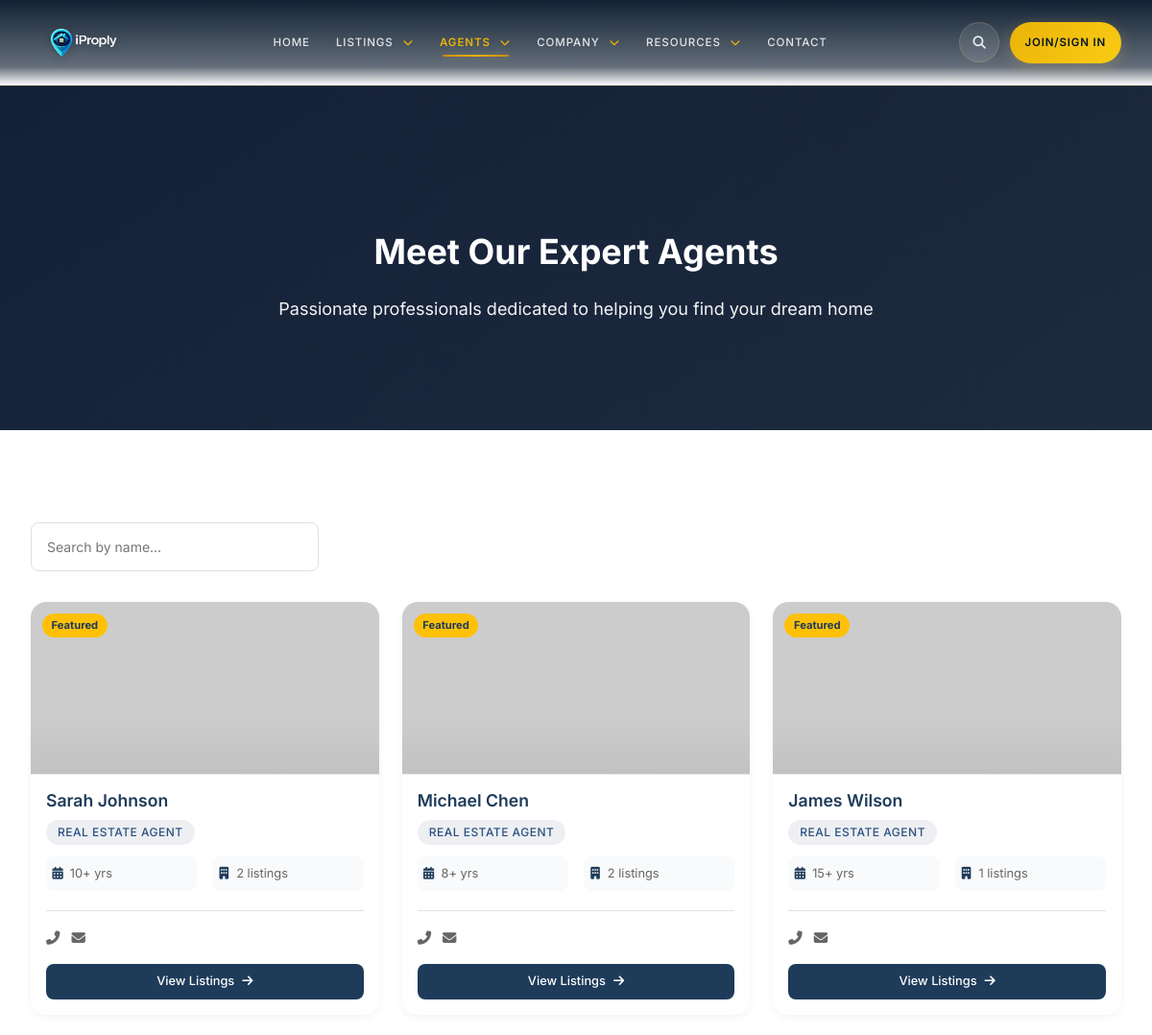
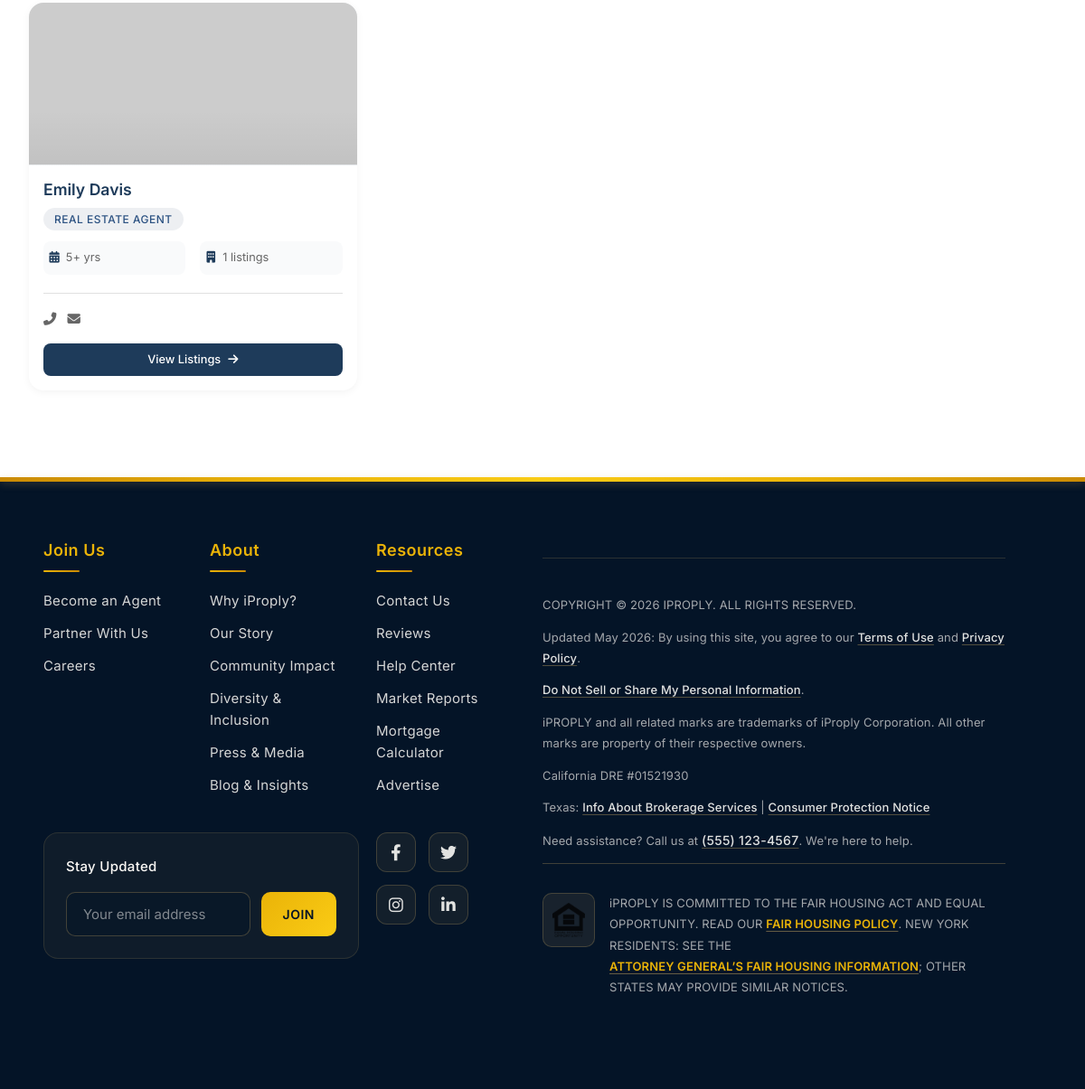
Screenshot of /agents.php with the database file from the repository (2 pictures, top to bottom).
### tables this page shows
CREATE TABLE agents (
    id INT AUTO_INCREMENT PRIMARY KEY,
    username VARCHAR(100) NOT NULL UNIQUE,
    email VARCHAR(255) NOT NULL UNIQUE,
    password VARCHAR(255) NOT NULL,
    first_name VARCHAR(100) NOT NULL,
    last_name VARCHAR(100) NOT NULL,
    phone VARCHAR(50),
    mobile VARCHAR(50),
    license_number VARCHAR(100),
    bio TEXT,
    avatar VARCHAR(255),
    address TEXT,
    city VARCHAR(100),
    state VARCHAR(50),
    zip_code VARCHAR(20),
    website VARCHAR(255),
    facebook VARCHAR(255),
    twitter VARCHAR(255),
    instagram VARCHAR(255),
    linkedin VARCHAR(255),
    years_experience INT DEFAULT 0,
    specialties TEXT,
    status ENUM('active', 'inactive', 'pending', 'suspended') DEFAULT 'pending',
    is_featured TINYINT(1) DEFAULT 0,
    email_notifications TINYINT(1) DEFAULT 1,
    last_login DATETIME,
    created_at TIMESTAMP DEFAULT CURRENT_TIMESTAMP,
    updated_at TIMESTAMP DEFAULT CURRENT_TIMESTAMP ON UPDATE CURRENT_TIMESTAMP
);

CREATE TABLE pages (
    id INT AUTO_INCREMENT PRIMARY KEY,
    title VARCHAR(255) NOT NULL,
    slug VARCHAR(255) NOT NULL UNIQUE,
    content LONGTEXT NOT NULL,
    status ENUM('draft', 'published') DEFAULT 'draft',
    published_at DATETIME NULL,
    meta_title VARCHAR(255) NULL,
    meta_description TEXT NULL,
    meta_keywords TEXT NULL,
    show_in_footer TINYINT(1) NOT NULL DEFAULT 0,
    footer_section VARCHAR(50) NULL,
    footer_order INT NOT NULL DEFAULT 0,
    created_by INT NULL,
    updated_by INT NULL,
    created_at TIMESTAMP DEFAULT CURRENT_TIMESTAMP,
    updated_at TIMESTAMP DEFAULT CURRENT_TIMESTAMP ON UPDATE CURRENT_TIMESTAMP,
    FOREIGN KEY (created_by) REFERENCES admins(id) ON DELETE SET NULL,
    FOREIGN KEY (updated_by) REFERENCES admins(id) ON DELETE SET NULL
);

CREATE TABLE site_settings (
    id INT AUTO_INCREMENT PRIMARY KEY,
    site_name VARCHAR(255) NOT NULL DEFAULT 'iProply',
    site_tagline VARCHAR(500) DEFAULT 'Find Your Dream Home Today',
    site_email VARCHAR(255) DEFAULT 'info@iproply.com',
    site_phone VARCHAR(50) DEFAULT '(555) 123-4567',
    site_address TEXT,
    site_logo VARCHAR(255),
    smtp_host VARCHAR(255),
    smtp_port INT DEFAULT 587,
    smtp_username VARCHAR(255),
    smtp_password VARCHAR(255),
    smtp_encryption VARCHAR(20) DEFAULT 'tls',
    facebook_url VARCHAR(500),
    twitter_url VARCHAR(500),
    instagram_url VARCHAR(500),
    linkedin_url VARCHAR(500),
    meta_title VARCHAR(255),
    meta_description TEXT,
    meta_keywords TEXT,
    created_at TIMESTAMP DEFAULT CURRENT_TIMESTAMP,
    updated_at TIMESTAMP DEFAULT CURRENT_TIMESTAMP ON UPDATE CURRENT_TIMESTAMP
);

### agents.php (the view, shortened to what the rows shown need)
<?php
require_once 'config/config.php';
require_once 'includes/Database.php';
$db = Database::getInstance();
$agents = $db->select('agents', '*', 'status = :status', ['status' => 'active'], 'is_featured DESC, created_at DESC');
include 'partials/header.php';
?>
<header class="page-header">
    <div class="container">
        <h1>Meet Our Expert Agents</h1>
    </div>
</header>
<section class="section">
    <div class="container">
        <?php if (empty($agents)): ?>
            <div class="empty-state">
                <i class="fas fa-users-slash"></i>
                <h3>No agents found</h3>
                <p>Check back later for our agent listings</p>
            </div>
        <?php else: ?>
            <div class="agents-grid compact" id="agentsGrid">
                <?php foreach ($agents as $agent):
                    $fullName = sanitize($agent['first_name'] . ' ' . $agent['last_name']);
                    $avatar = $agent['avatar'] ? UPLOAD_URL . 'agents/' . $agent['avatar'] : 'https://ui-avatars.com/api/?name=' . urlencode($fullName) . '&background=1e3b5a&color=fff&size=400&bold=true';
                    $propertyCount = $db->count('properties', 'agent_id = :agent_id AND property_status = :status', [
                        'agent_id' => $agent['id'],
                        'status' => 'active'
                    ]);
                ?>
                    <div class="agent-card" data-agent-name="<?php echo strtolower($fullName); ?>">
                        <div class="agent-card-inner">
                            <div class="agent-card-image">
                                <img src="<?php echo $avatar; ?>" alt="<?php echo $fullName; ?>" loading="lazy">
                                <?php if ($agent['is_featured']): ?>
                                    <span class="featured-badge">Featured</span>
                                <?php endif; ?>
                            </div>
                            <div class="agent-card-content">
                                <h3><?php echo $fullName; ?></h3>
                                <p class="agent-title">Real Estate Agent</p>
                                <div class="agent-stats-row">
                                    <?php if ($agent['years_experience']): ?>
                                        <div class="agent-stat">
                                            <i class="fas fa-calendar-alt"></i>
                                            <span><?php echo $agent['years_experience']; ?>+ yrs</span>
                                        </div>
                                    <?php endif; ?>
                                    <div class="agent-stat">
                                        <i class="fas fa-building"></i>
                                        <span><?php echo $propertyCount; ?> listings</span>
                                    </div>
                                </div>
                                <div class="agent-contact-row">
                                    <?php if ($agent['phone']): ?>
                                        <a href="tel:<?php echo preg_replace('/[^0-9]/', '', $agent['phone']); ?>" class="contact-link" title="Call">
                                            <i class="fas fa-phone-alt"></i>
                                        </a>
                                    <?php endif; ?>
                                    <?php if ($agent['email']): ?>
                                        <a href="mailto:<?php echo sanitize($agent['email']); ?>" class="contact-link" title="Email">
                                            <i class="fas fa-envelope"></i>
                                        </a>
                                    <?php endif; ?>
                                </div>
                                <a href="listings.php?agent=<?php echo $agent['id']; ?>" class="btn btn-sm agent-listings-btn">
                                    View Listings <i class="fas fa-arrow-right"></i>
                                </a>
                            </div>
                        </div>
                    </div>
                <?php endforeach; ?>
            </div>
        <?php endif; ?>
    </div>
</section>
<?php include 'partials/footer.php'; ?>

### partials/footer.php (shortened to what the rows shown need)
<?php
function format_phone_url($phone) {
    return preg_replace('/[^0-9]/', '', $phone);
}
$footerPages = [
    'join' => [],
    'about' => [],
    'resources' => [],
];
try {
    $pageModel = new Page();
    $footerPages['join'] = $pageModel->getFooterPages('join');
    $footerPages['about'] = $pageModel->getFooterPages('about');
    $footerPages['resources'] = $pageModel->getFooterPages('resources');
} catch (Exception $e) {
    $footerPages = [
        'join' => [],
        'about' => [],
        'resources' => [],
    ];
}
require_once __DIR__ . '/../includes/footer-routes.php';
?>
    </main>
    <div class="SiteFooter main-content">
        <div class="footerContent fluid-gutter row">
            <div class="flex flex-column col-12 col-md-4 col-lg-3 col-xl-2 linkSection links">
                <?php if (!empty($footerPages['join'])): ?>
                    <?php foreach ($footerPages['join'] as $p): ?>
                        <div class="LinkItem">
                            <a href="<?php echo sanitize(footer_resolve_url($p['slug'])); ?>"><?php echo sanitize($p['title']); ?></a>
                        </div>
                    <?php endforeach; ?>
                <?php endif; ?>
            </div>
            <div class="flex flex-column col-12 col-md-2 col-lg-2 linkSection links">
                <?php if (!empty($footerPages['about'])): ?>
                    <?php foreach ($footerPages['about'] as $p): ?>
                        <div class="LinkItem">
                            <a href="<?php echo sanitize(footer_resolve_url($p['slug'])); ?>"><?php echo sanitize($p['title']); ?></a>
                        </div>
                    <?php endforeach; ?>
                <?php endif; ?>
            </div>
            <div class="flex flex-column col-12 col-md-2 col-lg-2 linkSection links">
                <?php if (!empty($footerPages['resources'])): ?>
                    <?php foreach ($footerPages['resources'] as $p): ?>
                        <div class="LinkItem">
                            <a href="<?php echo sanitize(footer_resolve_url($p['slug'])); ?>"><?php echo sanitize($p['title']); ?></a>
                        </div>
                    <?php endforeach; ?>
                <?php endif; ?>
            </div>
            <div class="flex flex-column col-12 col-md-4 col-lg-5 col-xl-6">
                <div class="legal">
                    <p class="copyright">Copyright &copy; <?php echo date('Y'); ?> <?php echo sanitize($siteSettings['site_name'] ?? 'iProply'); ?>. All rights reserved.</p>
                    <p class="tos-eula">Updated <?php echo date('F Y'); ?>: By using this site, you agree to our <a href="<?php echo sanitize(footer_resolve_url('terms-of-use')); ?>" target="_blank" rel="noopener">Terms of Use</a> and <a href="<?php echo sanitize(footer_resolve_url('privacy-policy')); ?>" target="_blank" rel="noopener">Privacy Policy</a>.</p>
                    <p class="do-not-sell"><a href="<?php echo sanitize(footer_resolve_url('do-not-sell')); ?>" target="_blank" rel="noopener">Do Not Sell or Share My Personal Information</a>.</p>
                    <p class="trademark">iPROPLY and all related marks are trademarks of iProply Corporation. All other marks are property of their respective owners.</p>
                    <p class="ca-dre">California DRE #<?php echo sanitize($siteSettings['ca_dre'] ?? '01521930'); ?></p>
                    <p class="trec">Texas: <a href="<?php echo sanitize(footer_resolve_url('texas-ibs')); ?>" target="_blank" rel="noopener">Info About Brokerage Services</a> | <a href="https://www.trec.texas.gov/forms/consumer-protection-notice" target="_blank" rel="noopener">Consumer Protection Notice</a></p>
                    <p class="helpReading">Need assistance? Call us at <a class="phoneNumber" href="tel:<?php echo format_phone_url($siteSettings['site_phone'] ?? '1-844-759-7732'); ?>"><?php echo sanitize($siteSettings['site_phone'] ?? '1-844-IPROPLY'); ?></a>. We're here to help.</p>
                    <p class="fairHousingPolicyBold">
                        <span class="eho">
                        </span>
                        <span></span>
                    </p>
                </div>
            </div>
        </div>
    </div>
</body>
</html>

### rows the page displays
agents: is_featured "Featured", fullName "Sarah Johnson", years_experience "10", propertyCount "2"
agents: is_featured "Featured", fullName "Michael Chen", years_experience "8", id "2"
agents: is_featured "Featured", fullName "James Wilson", years_experience "15", propertyCount "1"
agents: fullName "Emily Davis", years_experience "5", propertyCount "1"
pages: title "Become an Agent"
pages: title "Partner With Us"
pages: title "Careers"
pages: title "Why iProply?"
pages: title "Our Story"
pages: title "Community Impact"
pages: title "Diversity & Inclusion"
pages: title "Press & Media"
pages: title "Help Center"
pages: title "Market Reports"
pages: title "Mortgage Calculator"
pages: title "Advertise"
site_settings: site_name "IPROPLY", site_phone "(555) 123-4567"

### other values shown
$siteSettings['ca_dre'] "01521930"
